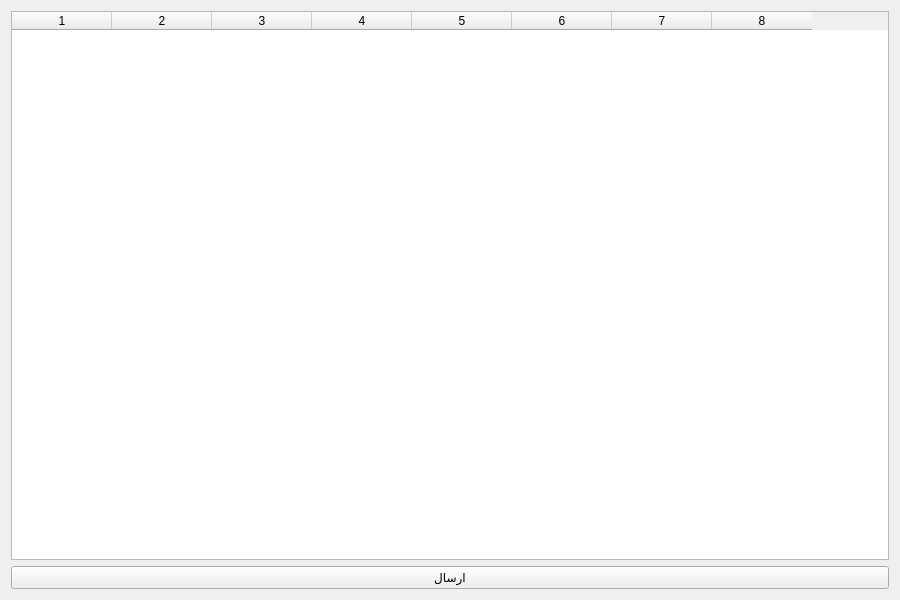
<?xml version="1.0" encoding="UTF-8"?>
<ui version="4.0">
 <class>StudentRegisterForm</class>
 <widget class="QWidget" name="StudentRegisterForm">
  <property name="geometry">
   <rect>
    <x>0</x>
    <y>0</y>
    <width>900</width>
    <height>600</height>
   </rect>
  </property>
  <property name="windowTitle">
   <string>ثبت نام ترم</string>
  </property>
  <layout class="QVBoxLayout" name="verticalLayout">
   <item>
    <widget class="QTableWidget" name="courseTable">
     <property name="columnCount">
      <number>8</number>
     </property>
     <property name="horizontalHeaderLabels">
      <stringlist>
       <string>آی دی درس</string>
       <string>نام درس</string>
       <string>روز های برگزاری</string>
       <string>تاریخ پایان‌ترم</string>
       <string>محل برگزاری</string>
       <string>نام استاد</string>
       <string>زمان برگزاری</string>
       <string>ظرفیت</string>
      </stringlist>
     </property>
    </widget>
   </item>
   <item>
    <widget class="QPushButton" name="submitButton">
     <property name="text">
      <string>ارسال</string>
     </property>
    </widget>
   </item>
  </layout>
 </widget>
 <resources/>
 <connections/>
</ui>
